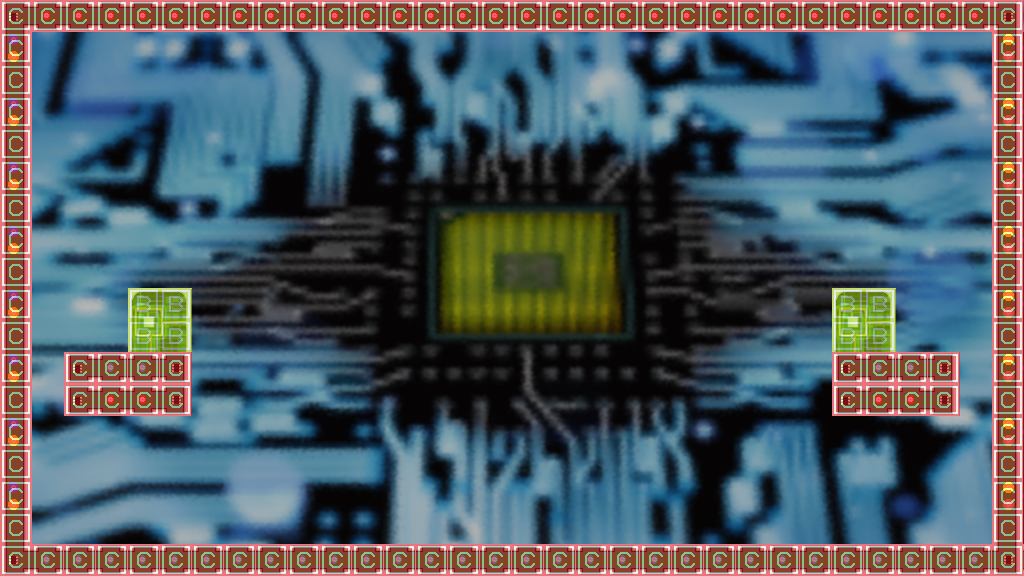

Tiled map render using the project's own tile images. Description and the whole map definition, tile-layer contents included, below:
An orthogonal 32x18 tile map with 32x32 px tiles, 4 tile layers (parallax, back, front, collision), 2 tilesets and 1 object.

<map version="1.0" orientation="orthogonal" renderorder="right-down" width="32" height="18" tilewidth="32" tileheight="32" nextobjectid="4">
 <tileset firstgid="1" name="tilesetCollision" tilewidth="32" tileheight="32" tilecount="2">
  <image source="../bitmaps/tilesetCollision.png" width="64" height="32" />
 </tileset>
 <tileset firstgid="3" name="tileset" tilewidth="32" tileheight="32" tilecount="2528">
  <image source="../bitmaps/tileset.png" width="1024" height="2528" />
 </tileset>
 <layer name="parallax" width="32" height="18">
  <data encoding="csv">
259,260,261,262,263,264,265,266,267,268,269,270,271,272,273,274,275,276,277,278,279,280,281,282,283,284,285,286,287,288,289,290,
291,292,293,294,295,296,297,298,299,300,301,302,303,304,305,306,307,308,309,310,311,312,313,314,315,316,317,318,319,320,321,322,
323,324,325,326,327,328,329,330,331,332,333,334,335,336,337,338,339,340,341,342,343,344,345,346,347,348,349,350,351,352,353,354,
355,356,357,358,359,360,361,362,363,364,365,366,367,368,369,370,371,372,373,374,375,376,377,378,379,380,381,382,383,384,385,386,
387,388,389,390,391,392,393,394,395,396,397,398,399,400,401,402,403,404,405,406,407,408,409,410,411,412,413,414,415,416,417,418,
419,420,421,422,423,424,425,426,427,428,429,430,431,432,433,434,435,436,437,438,439,440,441,442,443,444,445,446,447,448,449,450,
451,452,453,454,455,456,457,458,459,460,461,462,463,464,465,466,467,468,469,470,471,472,473,474,475,476,477,478,479,480,481,482,
483,484,485,486,487,488,489,490,491,492,493,494,495,496,497,498,499,500,501,502,503,504,505,506,507,508,509,510,511,512,513,514,
515,516,517,518,519,520,521,522,523,524,525,526,527,528,529,530,531,532,533,534,535,536,537,538,539,540,541,542,543,544,545,546,
547,548,549,550,551,552,553,554,555,556,557,558,559,560,561,562,563,564,565,566,567,568,569,570,571,572,573,574,575,576,577,578,
579,580,581,582,583,584,585,586,587,588,589,590,591,592,593,594,595,596,597,598,599,600,601,602,603,604,605,606,607,608,609,610,
611,612,613,614,615,616,617,618,619,620,621,622,623,624,625,626,627,628,629,630,631,632,633,634,635,636,637,638,639,640,641,642,
643,644,645,646,647,648,649,650,651,652,653,654,655,656,657,658,659,660,661,662,663,664,665,666,667,668,669,670,671,672,673,674,
675,676,677,678,679,680,681,682,683,684,685,686,687,688,689,690,691,692,693,694,695,696,697,698,699,700,701,702,703,704,705,706,
707,708,709,710,711,712,713,714,715,716,717,718,719,720,721,722,723,724,725,726,727,728,729,730,731,732,733,734,735,736,737,738,
739,740,741,742,743,744,745,746,747,748,749,750,751,752,753,754,755,756,757,758,759,760,761,762,763,764,765,766,767,768,769,770,
771,772,773,774,775,776,777,778,779,780,781,782,783,784,785,786,787,788,789,790,791,792,793,794,795,796,797,798,799,800,801,802,
803,804,805,806,807,808,809,810,811,812,813,814,815,816,817,818,819,820,821,822,823,824,825,826,827,828,829,830,831,832,833,834
</data>
 </layer>
 <layer name="back" width="32" height="18">
  <data encoding="csv">
0,0,0,0,0,0,0,0,0,0,0,0,0,0,0,0,0,0,0,0,0,0,0,0,0,0,0,0,0,0,0,0,
0,0,0,0,0,0,0,0,0,0,0,0,0,0,0,0,0,0,0,0,0,0,0,0,0,0,0,0,0,0,0,0,
0,0,0,0,0,0,0,0,0,0,0,0,0,0,0,0,0,0,0,0,0,0,0,0,0,0,0,0,0,0,0,0,
0,0,0,0,0,0,0,0,0,0,0,0,0,0,0,0,0,0,0,0,0,0,0,0,0,0,0,0,0,0,0,0,
0,0,0,0,0,0,0,0,0,0,0,0,0,0,0,0,0,0,0,0,0,0,0,0,0,0,0,0,0,0,0,0,
0,0,0,0,0,0,0,0,0,0,0,0,0,0,0,0,0,0,0,0,0,0,0,0,0,0,0,0,0,0,0,0,
0,0,0,0,0,0,0,0,0,0,0,0,0,0,0,0,0,0,0,0,0,0,0,0,0,0,0,0,0,0,0,0,
0,0,0,0,0,0,0,0,0,0,0,0,0,0,0,0,0,0,0,0,0,0,0,0,0,0,0,0,0,0,0,0,
0,0,0,0,0,0,0,0,0,0,0,0,0,0,0,0,0,0,0,0,0,0,0,0,0,0,0,0,0,0,0,0,
0,0,0,0,107,108,0,0,0,0,0,0,0,0,0,0,0,0,0,0,0,0,0,0,0,0,107,108,0,0,0,0,
0,0,0,0,139,140,0,0,0,0,0,0,0,0,0,0,0,0,0,0,0,0,0,0,0,0,139,140,0,0,0,0,
0,0,0,0,0,0,0,0,0,0,0,0,0,0,0,0,0,0,0,0,0,0,0,0,0,0,0,0,0,0,0,0,
0,0,0,0,0,0,0,0,0,0,0,0,0,0,0,0,0,0,0,0,0,0,0,0,0,0,0,0,0,0,0,0,
0,0,0,0,0,0,0,0,0,0,0,0,0,0,0,0,0,0,0,0,0,0,0,0,0,0,0,0,0,0,0,0,
0,0,0,0,0,0,0,0,0,0,0,0,0,0,0,0,0,0,0,0,0,0,0,0,0,0,0,0,0,0,0,0,
0,0,0,0,0,0,0,0,0,0,0,0,0,0,0,0,0,0,0,0,0,0,0,0,0,0,0,0,0,0,0,0,
0,0,0,0,0,0,0,0,0,0,0,0,0,0,0,0,0,0,0,0,0,0,0,0,0,0,0,0,0,0,0,0,
0,0,0,0,0,0,0,0,0,0,0,0,0,0,0,0,0,0,0,0,0,0,0,0,0,0,0,0,0,0,0,0
</data>
 </layer>
 <layer name="front" width="32" height="18">
  <data encoding="csv">
36,4,4,4,4,4,4,4,4,4,4,4,4,4,4,4,4,4,4,4,4,4,4,4,4,4,4,4,4,4,4,37,
133,0,0,0,0,0,0,0,0,0,0,0,0,0,0,0,0,0,0,0,0,0,0,0,0,0,0,0,0,0,0,134,
101,0,0,0,0,0,0,0,0,0,0,0,0,0,0,0,0,0,0,0,0,0,0,0,0,0,0,0,0,0,0,102,
133,0,0,0,0,0,0,0,0,0,0,0,0,0,0,0,0,0,0,0,0,0,0,0,0,0,0,0,0,0,0,134,
101,0,0,0,0,0,0,0,0,0,0,0,0,0,0,0,0,0,0,0,0,0,0,0,0,0,0,0,0,0,0,102,
133,0,0,0,0,0,0,0,0,0,0,0,0,0,0,0,0,0,0,0,0,0,0,0,0,0,0,0,0,0,0,134,
101,0,0,0,0,0,0,0,0,0,0,0,0,0,0,0,0,0,0,0,0,0,0,0,0,0,0,0,0,0,0,102,
133,0,0,0,0,0,0,0,0,0,0,0,0,0,0,0,0,0,0,0,0,0,0,0,0,0,0,0,0,0,0,134,
101,0,0,0,0,0,0,0,0,0,0,0,0,0,0,0,0,0,0,0,0,0,0,0,0,0,0,0,0,0,0,102,
133,0,0,0,0,0,0,0,0,0,0,0,0,0,0,0,0,0,0,0,0,0,0,0,0,0,0,0,0,0,0,134,
101,0,0,0,0,0,0,0,0,0,0,0,0,0,0,0,0,0,0,0,0,0,0,0,0,0,0,0,0,0,0,102,
133,0,3,35,35,5,0,0,0,0,0,0,0,0,0,0,0,0,0,0,0,0,0,0,0,0,3,35,35,5,0,134,
101,0,3,4,4,5,0,0,0,0,0,0,0,0,0,0,0,0,0,0,0,0,0,0,0,0,3,4,4,5,0,102,
133,0,0,0,0,0,0,0,0,0,0,0,0,0,0,0,0,0,0,0,0,0,0,0,0,0,0,0,0,0,0,134,
101,0,0,0,0,0,0,0,0,0,0,0,0,0,0,0,0,0,0,0,0,0,0,0,0,0,0,0,0,0,0,102,
133,0,0,0,0,0,0,0,0,0,0,0,0,0,0,0,0,0,0,0,0,0,0,0,0,0,0,0,0,0,0,134,
101,0,0,0,0,0,0,0,0,0,0,0,0,0,0,0,0,0,0,0,0,0,0,0,0,0,0,0,0,0,0,102,
68,35,35,35,35,35,35,35,35,35,35,35,35,35,35,35,35,35,35,35,35,35,35,35,35,35,35,35,35,35,35,69
</data>
 </layer>
 <layer name="collision" width="32" height="18" opacity="0.53">
  <data encoding="csv">
1,1,1,1,1,1,1,1,1,1,1,1,1,1,1,1,1,1,1,1,1,1,1,1,1,1,1,1,1,1,1,1,
1,0,0,0,0,0,0,0,0,0,0,0,0,0,0,0,0,0,0,0,0,0,0,0,0,0,0,0,0,0,0,1,
1,0,0,0,0,0,0,0,0,0,0,0,0,0,0,0,0,0,0,0,0,0,0,0,0,0,0,0,0,0,0,1,
1,0,0,0,0,0,0,0,0,0,0,0,0,0,0,0,0,0,0,0,0,0,0,0,0,0,0,0,0,0,0,1,
1,0,0,0,0,0,0,0,0,0,0,0,0,0,0,0,0,0,0,0,0,0,0,0,0,0,0,0,0,0,0,1,
1,0,0,0,0,0,0,0,0,0,0,0,0,0,0,0,0,0,0,0,0,0,0,0,0,0,0,0,0,0,0,1,
1,0,0,0,0,0,0,0,0,0,0,0,0,0,0,0,0,0,0,0,0,0,0,0,0,0,0,0,0,0,0,1,
1,0,0,0,0,0,0,0,0,0,0,0,0,0,0,0,0,0,0,0,0,0,0,0,0,0,0,0,0,0,0,1,
1,0,0,0,0,0,0,0,0,0,0,0,0,0,0,0,0,0,0,0,0,0,0,0,0,0,0,0,0,0,0,1,
1,0,0,0,2,2,0,0,0,0,0,0,0,0,0,0,0,0,0,0,0,0,0,0,0,0,2,2,0,0,0,1,
1,0,0,0,2,2,0,0,0,0,0,0,0,0,0,0,0,0,0,0,0,0,0,0,0,0,2,2,0,0,0,1,
1,0,1,1,1,1,0,0,0,0,0,0,0,0,0,0,0,0,0,0,0,0,0,0,0,0,1,1,1,1,0,1,
1,0,1,1,1,1,0,0,0,0,0,0,0,0,0,0,0,0,0,0,0,0,0,0,0,0,1,1,1,1,0,1,
1,0,0,0,0,0,0,0,0,0,0,0,0,0,0,0,0,0,0,0,0,0,0,0,0,0,0,0,0,0,0,1,
1,0,0,0,0,0,0,0,0,0,0,0,0,0,0,0,0,0,0,0,0,0,0,0,0,0,0,0,0,0,0,1,
1,0,0,0,0,0,0,0,0,0,0,0,0,0,0,0,0,0,0,0,0,0,0,0,0,0,0,0,0,0,0,1,
1,0,0,0,0,0,0,0,0,0,0,0,0,0,0,0,0,0,0,0,0,0,0,0,0,0,0,0,0,0,0,1,
1,1,1,1,1,1,1,1,1,1,1,1,1,1,1,1,1,1,1,1,1,1,1,1,1,1,1,1,1,1,1,1
</data>
 </layer>
 <objectgroup name="wires">
  <object id="3" x="896" y="320">
   <polyline points="0,0 96,0 96,32 128,32" />
  </object>
 </objectgroup>
</map>